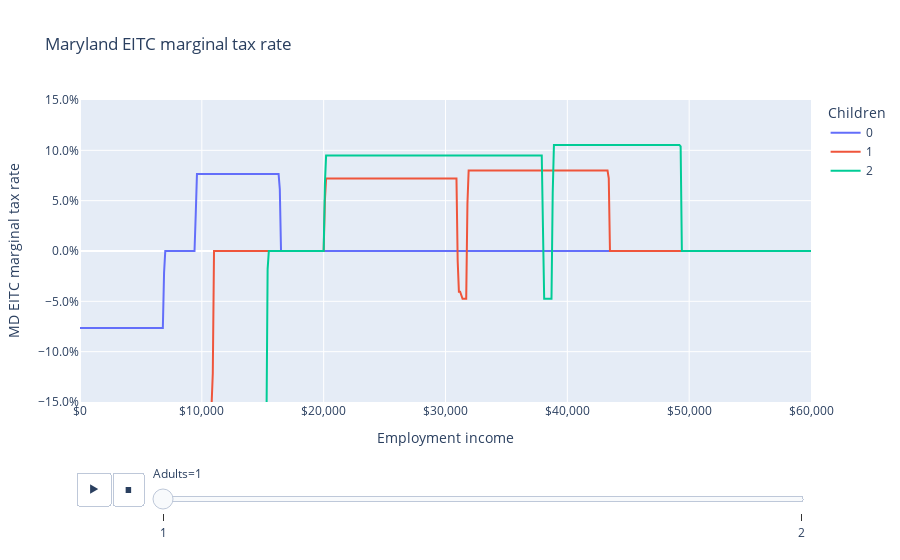

Notebook code for this chart:
### Markdown cell above
The Maryland Earned Income Tax Credit creates marginal tax rates ranging from -18% to +10.5%, depending on filers' income and family structure.

### Code cell
fig = px.line(
    df,
    "employment_income",
    "eitc_mtr",
    color="children",
    animation_frame="adults",
    labels=LABELS,
    title="Maryland EITC marginal tax rate",
)
fig.update_layout(
    xaxis_tickformat="$,", yaxis_tickformat=".1%", yaxis_range=[-0.15, 0.15]
)
fig.show()

### Figure 1 — Plotly figure (JSON) as saved in the notebook; plotly's stock layout.template omitted (floating-point values rounded to 4 significant figures; data arrays with more than 128 entries replaced by an {"elided": "..."} marker saying what was removed)
{"data": [{"hovertemplate": "Children=0<br>Adults=1<br>Employment income=%{x}<br>MD EITC marginal tax rate=%{y}<extra></extra>", "legendgroup": "0", "line": {"color": "#636efa", "dash": "solid"}, "marker": {"symbol": "circle"}, "mode": "lines", "name": "0", "orientation": "v", "showlegend": true, "type": "scatter", "x": {"elided": "601 int values"}, "xaxis": "x", "y": {"elided": "601 float values"}, "yaxis": "y"}, {"hovertemplate": "Children=1<br>Adults=1<br>Employment income=%{x}<br>MD EITC marginal tax rate=%{y}<extra></extra>", "legendgroup": "1", "line": {"color": "#EF553B", "dash": "solid"}, "marker": {"symbol": "circle"}, "mode": "lines", "name": "1", "orientation": "v", "showlegend": true, "type": "scatter", "x": {"elided": "601 int values"}, "xaxis": "x", "y": {"elided": "601 float values"}, "yaxis": "y"}, {"hovertemplate": "Children=2<br>Adults=1<br>Employment income=%{x}<br>MD EITC marginal tax rate=%{y}<extra></extra>", "legendgroup": "2", "line": {"color": "#00cc96", "dash": "solid"}, "marker": {"symbol": "circle"}, "mode": "lines", "name": "2", "orientation": "v", "showlegend": true, "type": "scatter", "x": {"elided": "601 int values"}, "xaxis": "x", "y": {"elided": "601 float values"}, "yaxis": "y"}], "layout": {"legend": {"title": {"text": "Children"}, "tracegroupgap": 0}, "sliders": [{"active": 0, "currentvalue": {"prefix": "Adults="}, "len": 0.9, "pad": {"b": 10, "t": 60}, "steps": [{"args": [["1"], {"frame": {"duration": 0, "redraw": false}, "fromcurrent": true, "mode": "immediate", "transition": {"duration": 0, "easing": "linear"}}], "label": "1", "method": "animate"}, {"args": [["2"], {"frame": {"duration": 0, "redraw": false}, "fromcurrent": true, "mode": "immediate", "transition": {"duration": 0, "easing": "linear"}}], "label": "2", "method": "animate"}], "x": 0.1, "xanchor": "left", "y": 0, "yanchor": "top"}], "title": {"text": "Maryland EITC marginal tax rate"}, "updatemenus": [{"buttons": [{"args": [null, {"frame": {"duration": 500, "redraw": false}, "fromcurrent": true, "mode": "immediate", "transition": {"duration": 500, "easing": "linear"}}], "label": "&#9654;", "method": "animate"}, {"args": [[null], {"frame": {"duration": 0, "redraw": false}, "fromcurrent": true, "mode": "immediate", "transition": {"duration": 0, "easing": "linear"}}], "label": "&#9724;", "method": "animate"}], "direction": "left", "pad": {"r": 10, "t": 70}, "showactive": false, "type": "buttons", "x": 0.1, "xanchor": "right", "y": 0, "yanchor": "top"}], "xaxis": {"anchor": "y", "domain": [0, 1], "tickformat": "$,", "title": {"text": "Employment income"}}, "yaxis": {"anchor": "x", "domain": [0, 1], "range": [-0.15, 0.15], "tickformat": ".1%", "title": {"text": "MD EITC marginal tax rate"}}}}
